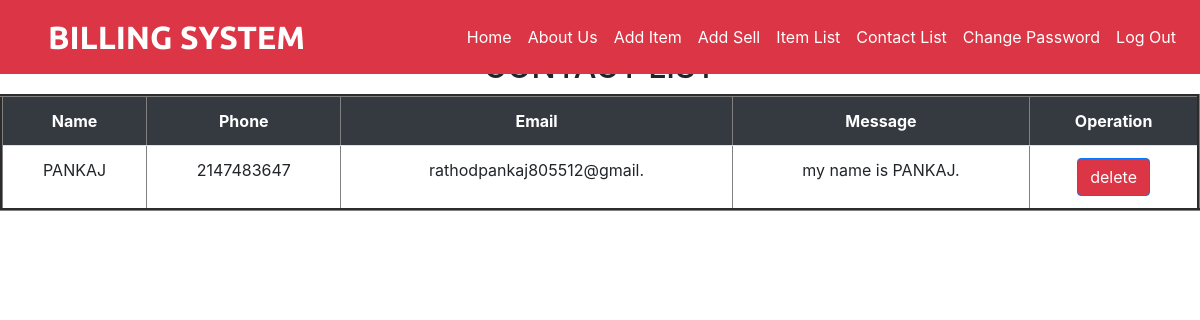
Page /conlist.php (signed in) on the committed database.
### tables this page shows
CREATE TABLE `contactus` (
  `Id` int(11) NOT NULL,
  `Name` varchar(25) NOT NULL,
  `Phone` int(10) NOT NULL,
  `Email` varchar(25) NOT NULL,
  `Message` varchar(100) NOT NULL
);

### conlist.php (the view, shortened to what this page needs)
<?php
	include("adminbar.php");
?>
<!DOCTYPE html>
<html lang="en">
<head>
  <link rel="stylesheet" href="https://stackpath.bootstrapcdn.com/bootstrap/4.1.3/css/bootstrap.min.css"
>
  <link rel="stylesheet" href="https://use.fontawesome.com/releases/v5.2.0/css/all.css"
>
  <link rel="stylesheet" href="css/style.css">
  </head>
	<body>
  <div class="container pt-5" id="aboutus">
    <h2 class="text-center">CONTACT LIST</h2>
      </div>
</body>
</html>
<?php
	$query = "SELECT * FROM `contactus` ";
	$data = mysqli_query($conn,$query);
	$total = mysqli_num_rows($data);
	if($total !=0)
	{
?>
	<table class="table" border="3">
		<tr class="bg-dark text-white text-center">
		<th scope="col">Name</th>
		<th scope="col">Phone</th>
		<th scope="col">Email</th>
		<th scope="col">Message</th>
		<th scope="col">Operation</th>
		</tr>
<?php
		while($result = mysqli_fetch_assoc($data))
		{
			echo "
				<tr class='text-center'>
				<td> $result[Name] </td>
				<td> $result[Phone] </td>
				<td> $result[Email] </td>
				<td> $result[Message] </td>
				<td><a href='condelete.php?name=$result[Name]'><input type='submit' value='delete' class='btn btn-primary bg-danger'></a>
				</td>
				</tr>
				";
		}
	}
	else
	{
		echo "no record found";
	}
?>
</table>

### style.css (style rules this page uses)
a { color: #DC3545; }

### rows in the picture
contactus: Name "PANKAJ", Phone "2147483647", Email "rathodpankaj805512@gmail.", Message "my name is PANKAJ."
